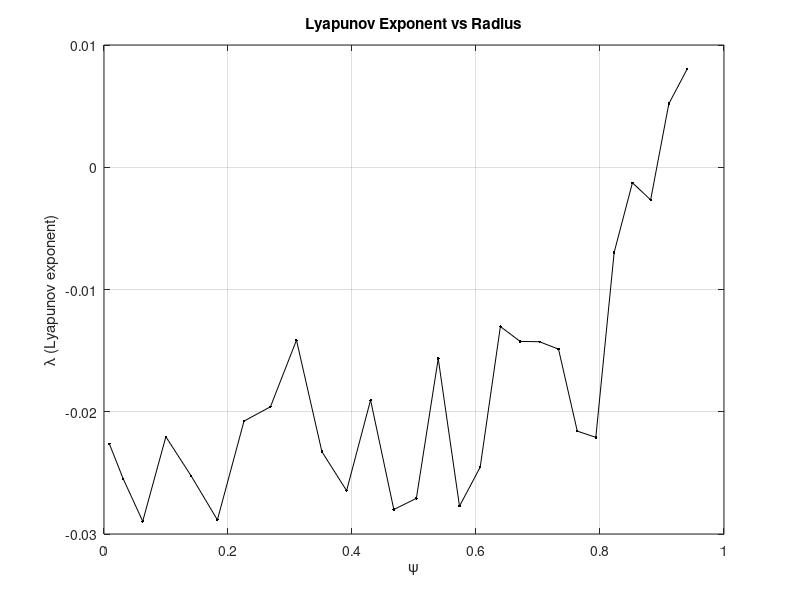
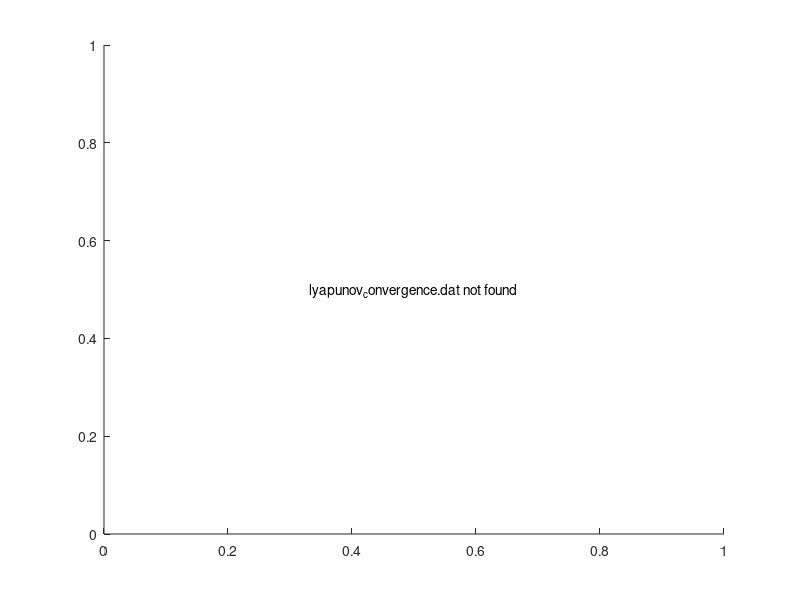

The MATLAB script that drew these images, in order:
% 加载dat数据文件
data = load('lyapunov_results.dat');
% 提取列向量
rho = data(:, 1);
psi = data(:, 2);
lyap = data(:, 3);

% 设置画布尺寸
% Position=[100,100,1000,600] 代表 [左偏移,上偏移,宽度,高度]
figure('Position', [100, 100, 1000, 600]);
% 绘制曲线
plot(psi, lyap, 'k.-');

% 设置坐标轴标签
xlabel('\psi');
ylabel('\lambda (Lyapunov exponent)');
% 设置标题
title('Lyapunov Exponent vs Radius');
% 显示网格
grid on;

% 保存图片，指定分辨率150dpi
% print('lyapunov_vs_rho.png', '-dpng', '-r150');
% % 显示图像
% drawnow;

%% --- 新增部分：绘制收敛性历史 ---
figure('Position', [150, 150, 1000, 600]);

% 尝试读取收敛数据
if exist('lyapunov_convergence.dat', 'file')
    conv_data = load('lyapunov_convergence.dat');
    % 矩阵尺寸：行=时间步, 列=不同的轨道(不同半径)
    
    % 使用半透明线绘制所有轨道，以便观察整体趋势
    plot(conv_data, 'LineWidth', 0.5);
    
    xlabel('Renormalization Step Index');
    ylabel('\lambda (Lyapunov Exponent)');
    title('Convergence of Lyapunov Exponents over Iterations');
    
    grid on;
    
    % 在图上标注说明
    text(0.05, 0.95, ['Total Orbits: ', num2str(size(conv_data, 2))], ...
        'Units', 'normalized', 'BackgroundColor', 'w');
else
    text(0.5, 0.5, 'lyapunov_convergence.dat not found', ...
        'HorizontalAlignment', 'center');
end

% 保存收敛图
% print('lyapunov_convergence.png', '-dpng', '-r150');